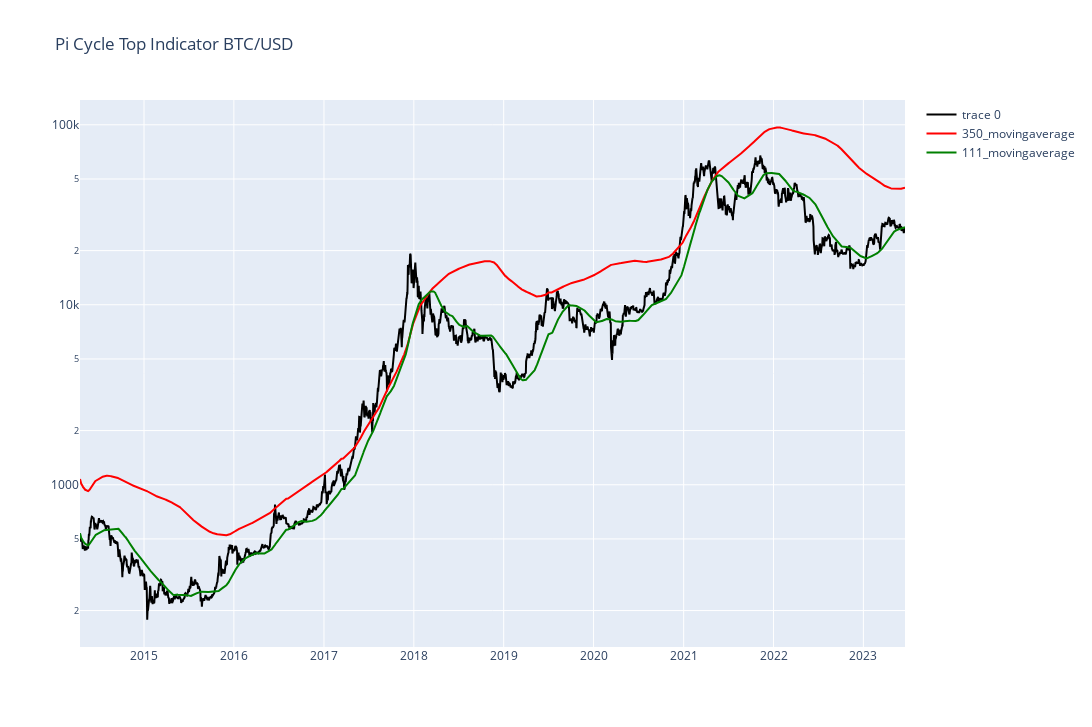

The code cell stored with this chart in its notebook:
### Code cell
# # # start - chart pi cycle indicator # # #
st.title("Crypto Charts")

fig = go.Figure(
    data=go.Scatter(
        x=btcusd_data.index,
        y=btcusd_data['Last'],
        mode='lines',
        marker=dict(
            # size=16,
            color="black",  # set color equal to a variable
            # colorscale='Viridis', # one of plotly colorscales
            # showscale=True
        )
    )
)

fig.add_trace(go.Scatter(x=btcusd_data.index, y=btcusd_data["350_movingaverage"]*2,
                         mode='lines',
                         name='350_movingaverage',
                         marker=dict(
    # size=[40, 60, 80, 100],
    color="red"
),
)
)

fig.add_trace(go.Scatter(x=btcusd_data.index, y=btcusd_data["111_movingaverage"],
                         mode='lines',
                         name='111_movingaverage',
                         marker=dict(
    # size=[40, 60, 80, 100],
    color="green"
)
)
)

fig.update_yaxes(type="log") 

fig.update_layout(
    # title="Plot Title",
    autosize=False,
    width=int(1400/1.1),
    height=int(800/1.1),
    title="Pi Cycle Top Indicator BTC/USD"
)

fig

# # # end - chart pi cycle indicator # # #

### Figure 1 — Plotly figure (JSON) as saved in the notebook; plotly's stock layout.template omitted (floating-point values rounded to 4 significant figures; data arrays with more than 128 entries replaced by an {"elided": "..."} marker saying what was removed)
{"data": [{"marker": {"color": "black"}, "mode": "lines", "type": "scatter", "x": {"elided": "3294 str values"}, "y": {"elided": "3294 float values"}}, {"marker": {"color": "red"}, "mode": "lines", "name": "350_movingaverage", "type": "scatter", "x": {"elided": "3294 str values"}, "y": {"elided": "3294 float values"}}, {"marker": {"color": "green"}, "mode": "lines", "name": "111_movingaverage", "type": "scatter", "x": {"elided": "3294 str values"}, "y": {"elided": "3294 float values"}}], "layout": {"autosize": false, "height": 727, "title": {"text": "Pi Cycle Top Indicator BTC/USD"}, "width": 1272, "yaxis": {"type": "log"}}}
